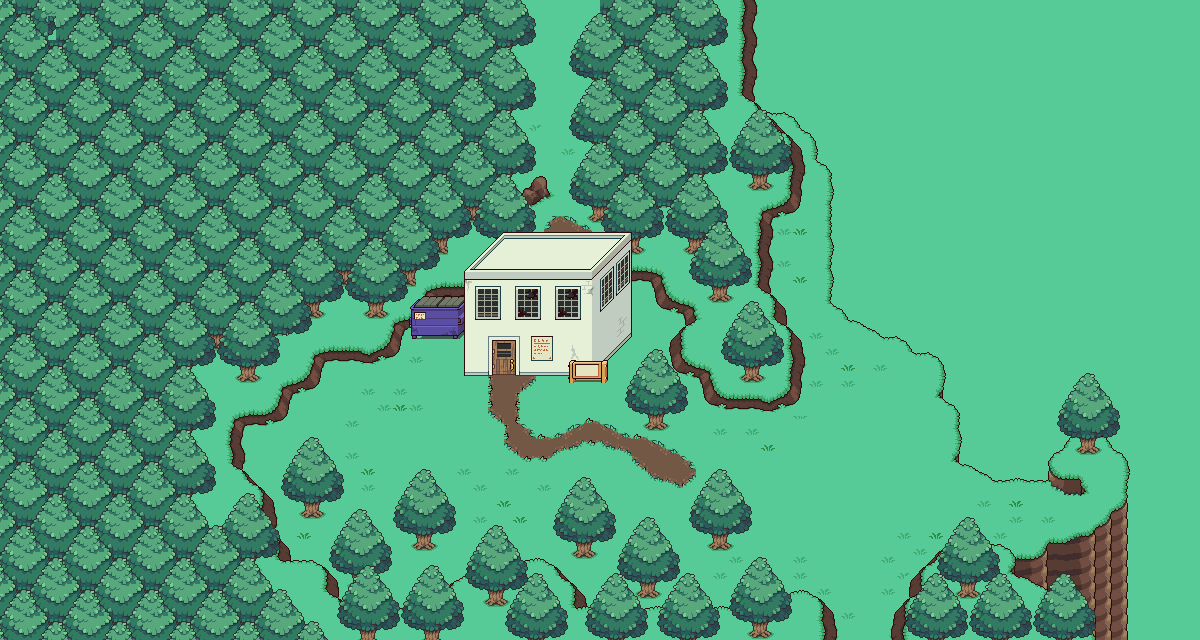

Rendered tile map (Tiled .tmx) drawn with the repository's tilesets; below, a short description and the map source with its tile grids summarised:
An orthogonal 150x80 tile map with 8x8 px tiles, 4 tile layers (Background, Main, Upper Details, Even More Upper), 1 hidden layer not drawn.

<map version="1.0" orientation="orthogonal" renderorder="right-down" width="150" height="80" tilewidth="8" tileheight="8" nextobjectid="1">
 <tileset firstgid="1" source="DroppleSet.tsx" />
 <layer name="Background" width="150" height="80">
  <data>[12000 cells, 12000 non-empty, 120 distinct tile ids]</data>
 </layer>
 <imagelayer name="Image Layer 1" visible="0">
  <image source="Upperdroppleoutlineoverlay.bmp" />
 </imagelayer>
 <layer name="Main" width="150" height="80">
  <data>[12000 cells, 5724 non-empty, 487 distinct tile ids]</data>
 </layer>
 <layer name="Upper Details" width="150" height="80">
  <data>[12000 cells, 1866 non-empty, 316 distinct tile ids]</data>
 </layer>
 <layer name="Even More Upper" width="150" height="80">
  <data>[12000 cells, 949 non-empty, 187 distinct tile ids]</data>
 </layer>
</map>
